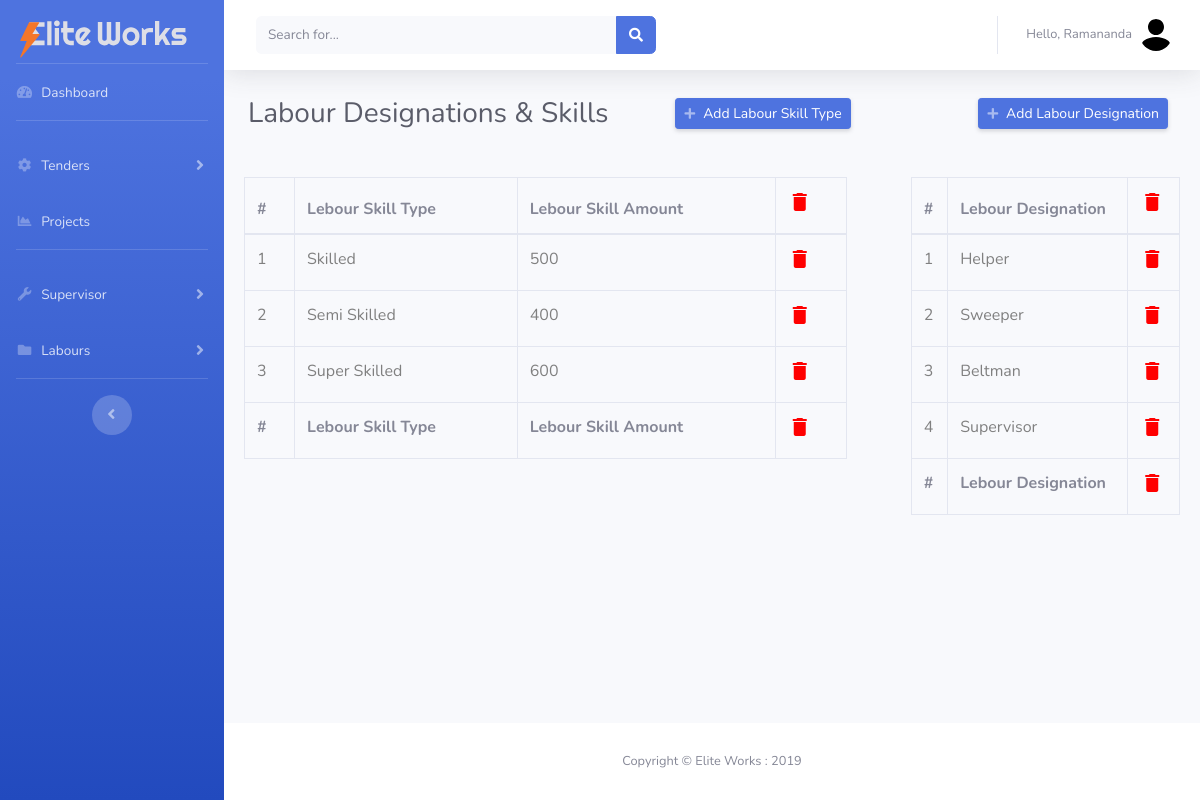
/laboursnd/ (signed in), run on the app's committed database.
### manpower/models.py (models this page shows, shortened)
class labourSkillType(models.Model):
    skill_type = models.CharField(
        'Labour Skill Type', max_length=50, null=True)
    skill_type_amount = models.CharField(
        'Skill Type Amount', max_length=50, null=True)
    class Meta:
        verbose_name = 'Labour Skill Type'
        verbose_name_plural = 'Labour Skill Type'

class labourDesignation(models.Model):
    designation = models.CharField(
        'Labour Designation', max_length=50, null=True)
    class Meta:
        verbose_name = 'Labour Designation'
        verbose_name_plural = 'Labour Designation'

### manpower/decoraters.py (the view)
        def wrapper_func(request, *args, **kwargs):
            group = None
            if request.user.groups.exists():
                group = request.user.groups.all()[0].name
            if group in allowed_roles:
                return view_func(request, *args, **kwargs)
            else:
                return HttpResponseRedirect('/uaaccess/')

### manpower/decoraters.py (called while the page is built)
def allowed_users(allowed_roles=[]):
    def decorator(view_func):
        def wrapper_func(request, *args, **kwargs):
            group = None
            if request.user.groups.exists():
                group = request.user.groups.all()[0].name
            if group in allowed_roles:
                return view_func(request, *args, **kwargs)
            else:
                return HttpResponseRedirect('/uaaccess/')
        return wrapper_func
    return decorator

### manpower/views.py (called while the page is built)
@allowed_users(allowed_roles=['master', 'admin'])
def laboursnd(request):
    labour_skill = labourSkillType.objects.all()
    labour_desig = labourDesignation.objects.all()
    context = {'labour_skill': labour_skill, 'labour_desig': labour_desig}
    return render(request, 'manpower/laboursnd.html', context)

### manpower/templates/manpower/laboursnd.html (shortened to what this page needs)
{% extends 'manpower/base.html' %}
{% block content %}
<div class="container-fluid">
    <div class="row">
        <div class="col-md-8">
            <div class="d-sm-flex align-items-center justify-content-between mb-4">
                <h1 class="h3 mb-0 text-gray-800">Labour Designations & Skills</h1>
                <a href="{% url 'addlabskill' %}"
                    class="d-xs-block my-1 mr-2 px-2 d-sm-inline-block btn btn-sm btn-primary shadow-sm"><i
                        class="fas fa-plus fa-sm text-white-50 pr-2"></i>Add Labour Skill Type</a>
            </div>
        </div>
        <div class="col-md-4">
            <div class="d-sm-flex align-items-center justify-content-end mb-4">
                <a href="{% url 'addlabdeg' %}"
                    class="d-xs-block my-1 mr-2 px-2 d-sm-inline-block btn btn-sm btn-primary shadow-sm"><i
                        class="fas fa-plus fa-sm text-white-50 pr-2"></i>Add Labour Designation</a>
            </div>
        </div>
    </div>
</div>
<div class="row">
    <div class="col-md-8">
        <div class="card-body">
            <table class="table table-bordered" width="100%" cellspacing="0">
                <thead>
                    <tr>
                        <th>#</th>
                        <th>Lebour Skill Type</th>
                        <th>Lebour Skill Amount</th>
                        <th><i class="material-icons delete">delete</i></th>
                    </tr>
                </thead>
                <tfoot>
                    <tr>
                        <th>#</th>
                        <th>Lebour Skill Type</th>
                        <th>Lebour Skill Amount</th>
                        <th><i class="material-icons delete">delete</i></th>
                    </tr>
                </tfoot>
                <tbody>
                    {% for ls in labour_skill  %}
                    <tr>
                        <th>{{forloop.counter}}</th>
                        <th>{{ls.skill_type}}</th>
                        <th>{{ls.skill_type_amount}}</th>
                        <th><a href="{% url 'delete_labskill' ls.id %}"><i class="material-icons delete">delete</i></a>
                        </th>
                    </tr>
                    {% endfor %}
                </tbody>
            </table>
        </div>
    </div>
    <div class="col-md-4">
        <div class="card-body">
            <table class="table table-bordered" width="100%" cellspacing="0">
                <thead>
                    <tr>
                        <th>#</th>
                        <th>Lebour Designation</th>
                        <th><i class="material-icons delete">delete</i></th>
                    </tr>
                </thead>
                <tfoot>
                    <tr>
                        <th>#</th>
                        <th>Lebour Designation</th>
                        <th><i class="material-icons delete">delete</i></th>
                    </tr>
                </tfoot>
                <tbody>
                    {% for ld in labour_desig  %}
                    <tr>
                        <th>{{forloop.counter}}</th>
                        <th>{{ld.designation}}</th>
                        <th><a href="{% url 'delete_labdeg' ld.id %}"><i class="material-icons delete">delete</i></a>
                        </th>
                    </tr>
                    {% endfor %}
                </tbody>
            </table>
        </div>
    </div>
</div>
{% endblock content %}

### manpower/templates/manpower/base.html (shortened to what this page needs)
{% load static %}
{% url 'dashboard' as dashboard %}
{% url 'tender' as tender %}
{% url 'suprervisor' as suprervisor %}
{% url 'labour' as labour %}
<!DOCTYPE html>
<html lang="en">
<head>
    <link href="{% static 'vendor/fontawesome-free/css/all.min.css' %}" rel="stylesheet" type="text/css">
    <link rel="stylesheet"
        href="https://cdn.jsdelivr.net/npm/bootstrap-select@1.13.14/dist/css/bootstrap-select.min.css">
    <link href="{% static 'css/sb-admin-2.min.css' %}" rel="stylesheet">
    <link href="{% static 'css/main.css' %}" rel="stylesheet">
    <link href="{% static 'vendor/datatables/dataTables.bootstrap4.min.css' %}" rel="stylesheet">
</head>
<body id="page-top">
    <div id="wrapper">
        <ul class="navbar-nav bg-gradient-primary sidebar sidebar-dark accordion" id="accordionSidebar">
            <div class="logo">
                <a class="navbar-brand" href="{% url 'dashboard' %}">
                    <img src="{% static 'img/elite_works_logo.svg' %}" alt="Elite Works Logo">
                </a>
            </div>
            <hr class="sidebar-divider my-0">
            <li class="nav-item {% if request.path == dashboard %} active {%endif%}">
                <a class="nav-link" href="{% url 'dashboard' %}">
                    <i class="fas fa-fw fa-tachometer-alt"></i>
                    <span>Dashboard</span></a>
            </li>
            <hr class="sidebar-divider">
            {% if request.user.is_staff %}
            <li class="nav-item {% if request.path == tender %} active {%endif%}">
                <a class="nav-link collapsed" href="{% url 'tenders'  %}" data-toggle="collapse"
                    data-target="#collapseTwo" aria-expanded="true" aria-controls="collapseTwo">
                    <i class="fas fa-fw fa-cog"></i>
                    <span>Tenders</span>
                </a>
            </li>
            {% endif %}
            <li class="nav-item {% if request.path == project %} active {%endif%}">
                <a class="nav-link" href="{% url 'projects' %}">
                    <i class="fas fa-fw fa-chart-area"></i>
                    <span>Projects</span></a>
            </li>
            {% if request.user.is_staff %}
            <hr class="sidebar-divider">
            <li class="nav-item {% if request.path == project %} active {%endif%}">
                <a class="nav-link collapsed" href="#" data-toggle="collapse" data-target="#collapseUtilities"
                    aria-expanded="true" aria-controls="collapseUtilities">
                    <i class="fas fa-fw fa-wrench"></i>
                    <span>Supervisor</span>
                </a>
            </li>
            {% endif %}
            {% if request.user.is_staff %}
            <li class="nav-item {% if request.path == project %} active {%endif%}">
                <a class="nav-link collapsed" href="#" data-toggle="collapse" data-target="#collapsePages"
                    aria-expanded="true" aria-controls="collapsePages">
                    <i class="fas fa-fw fa-folder"></i>
                    <span>Labours</span>
                </a>
            </li>
            {% endif %}
            <hr class="sidebar-divider d-none d-md-block">
            <div class="text-center d-none d-md-inline">
                <button class="rounded-circle border-0" id="sidebarToggle"></button>
            </div>
        </ul>
        <div id="content-wrapper" class="d-flex flex-column">
            <div id="content">
                <nav class="navbar navbar-expand navbar-light bg-white topbar mb-4 static-top shadow">
                    <form
                        class="d-none d-sm-inline-block form-inline mr-auto ml-md-3 my-2 my-md-0 mw-100 navbar-search">
                        <div class="input-group">
                            <input type="text" class="form-control bg-light border-0 small" placeholder="Search for..."
                                aria-label="Search" aria-describedby="basic-addon2">
                            <div class="input-group-append">
                                <button class="btn btn-primary" type="button">
                                    <i class="fas fa-search fa-sm"></i>
                                </button>
                            </div>
                        </div>
                    </form>
                    <ul class="navbar-nav ml-auto">
                        <li class="nav-item dropdown no-arrow">
                            <a class="nav-link dropdown-toggle" href="#" id="userDropdown" role="button"
                                data-toggle="dropdown" aria-haspopup="true" aria-expanded="false">
                                <span class="mr-2 d-none d-lg-inline text-gray-600 small">Hello,
                                    {{request.user.first_name}}</span>
                                <img class="img-profile rounded-circle" src="{% static 'img/user_logo.svg' %}">
                            </a>
                        </li>
                    </ul>
                </nav>
                {% block content %}
                {% endblock content %}
            </div>
            <footer class="sticky-footer bg-white">
                <div class="container my-auto">
                    <div class="copyright text-center my-auto">
                        <span>Copyright &copy; Elite Works : 2019</span>
                    </div>
                </div>
            </footer>
        </div>
    </div>
</body>
</html>

### static/css/main.css (style rules this page uses)
.logo img { vertical-align: middle; border-style: none; width: 90%; padding-left: 20px; padding-top: 15px; }

### manpower/templates/manpower/laboursnd.html (style rules this page uses)
.delete { color: red; }
tbody tr th { font-weight: 400 !important; color: grey !important; }

### data on the page
labourSkillType: skill_type "Skilled", skill_type_amount "500"
labourSkillType: skill_type "Semi Skilled", skill_type_amount "400"
labourSkillType: skill_type "Super Skilled", skill_type_amount "600"
labourDesignation: designation "Helper"
labourDesignation: designation "Sweeper"
labourDesignation: designation "Beltman"
labourDesignation: designation "Supervisor"

### other printed values
{{ request.user.first_name }} "Ramananda"
